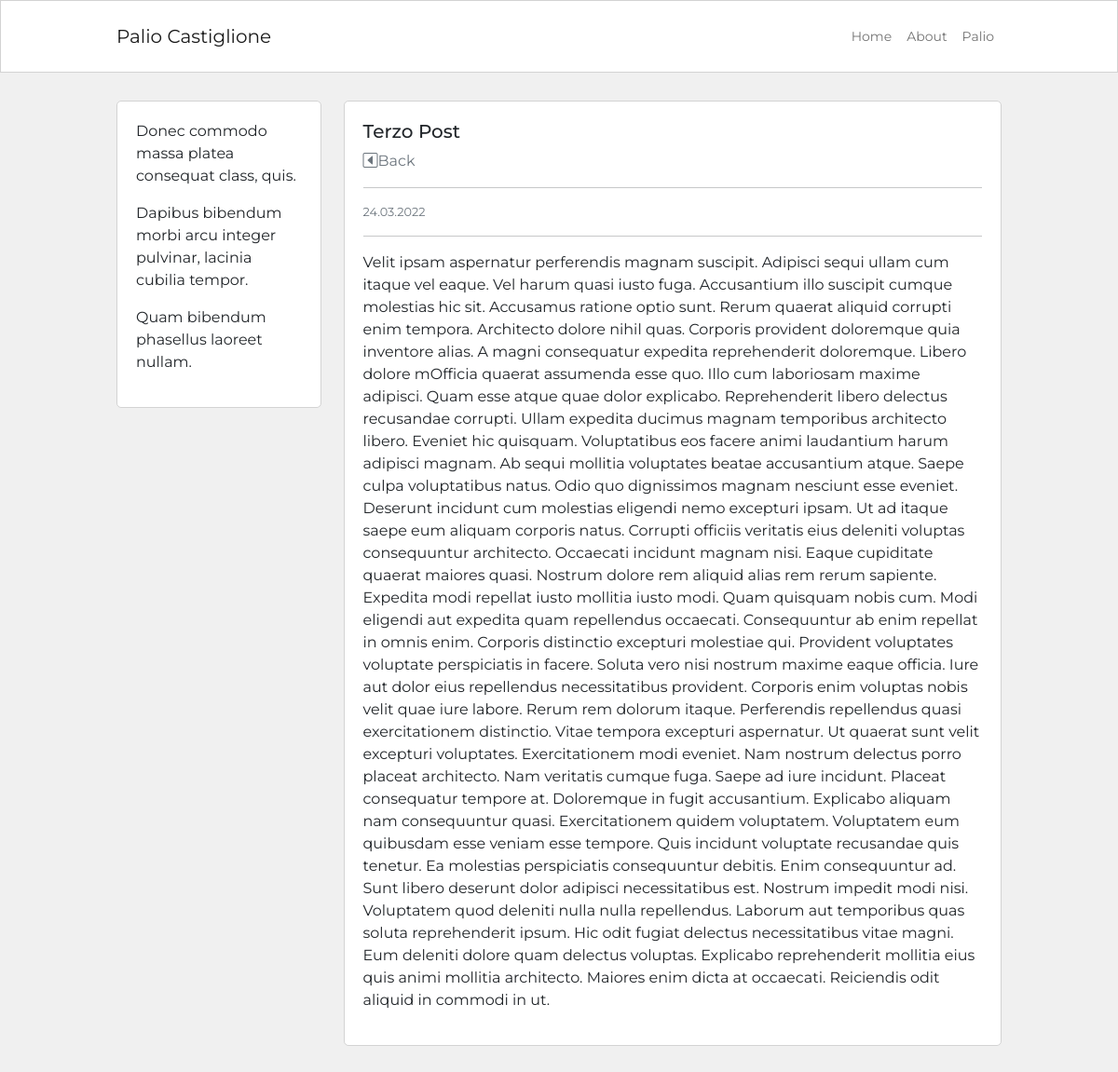
Screenshot of /post/3 with the database file from the repository.
### blog/models.py (models this page shows, shortened)
class Post (db.Model):
    id = db.Column(db.Integer, primary_key=True)
    user_id = db.Column(db.Integer, db.ForeignKey('user.id'), nullable=False)
    created_at = db.Column(db.DateTime, default=datetime.now)
    title = db.Column(db.String(120), nullable=False)
    description = db.Column(db.String(240))
    body = db.Column(db.Text(), nullable=False)

### blog/routes.py (the view)
@app.route ("/post/<int:post_id>")
def post_dettaglio (post_id):
    post= Post.query.get_or_404 (post_id)
    return render_template ('post_dettaglio.html', post= post)

### blog/templates/post_dettaglio.html (shortened to what this page needs)
{% extends 'base.html' %}
{% block content %}
<div class="container content-container">
    <div class="row no-gutters">
        <div class="col-md-9 order-md-2">
            <div class="single-post-home">
                <h5>{{post.title}}</h5> <a class="link-secondary text-end" href= "{{url_for ('homepage')}}"> <i class="bi bi-caret-left-square"></i>Back</a>
                <hr>
                <p class="p-small-two text-muted">{{post.created_at.strftime('%d.%m.%Y') }}</p>
                <hr>
                <p>{{post.body}}</p>
            </div>
        </div>
        <div class="col-md-3 order-md-1">
            {% include 'about_snippet.html' %}
        </div>
    </div>
</div>
{% endblock %}

### blog/static/blog.css (style rules this page uses)
body { font-family: Montserrat; background-color: #f0f0f0; }
a { text-decoration: none; }
.content-container { max-width: 950px; margin-top: 30px; margin-bottom: 30px; padding: 0px; }
.single-post-home { background-color: #fff; border: 1px solid #d3d3d3; border-radius: 5px; padding: 20px; margin-bottom: 30px; }
.p-small-two { font-size: 0.800rem; }

### rows the page displays
Post: title "Terzo Post", created_at "24.03.2022", body "Velit ipsam aspernatur perferendis magnam suscipit. Adipisci sequi ullam cum itaque vel eaque. Vel harum quasi iusto fuga. Accusantium illo suscipit cumque molestias hic sit. Accusamus ratione optio sunt. Rerum quaerat aliquid corrupti enim tempora. Architecto dolore nihil quas. Corporis provident doloremque quia inventore alias. A magni consequatur expedita reprehenderit doloremque. Libero dolore mOfficia quaerat assumenda esse quo. Illo cum laboriosam maxime adipisci. Quam esse atque quae dolor explicabo. Reprehenderit libero delectus recusandae corrupti. Ullam expedita ducimus magnam temporibus architecto libero. Eveniet hic quisquam. Voluptatibus eos facere animi laudantium harum…"

### other values shown
{{ lipsum(n=3, min=5, max=10) }} "Donec commodo massa platea consequat class, quis. Dapibus bibendum morbi arcu integer pulvinar, lacinia cubilia tempor. Quam bibendum phasellus laoreet nullam."
